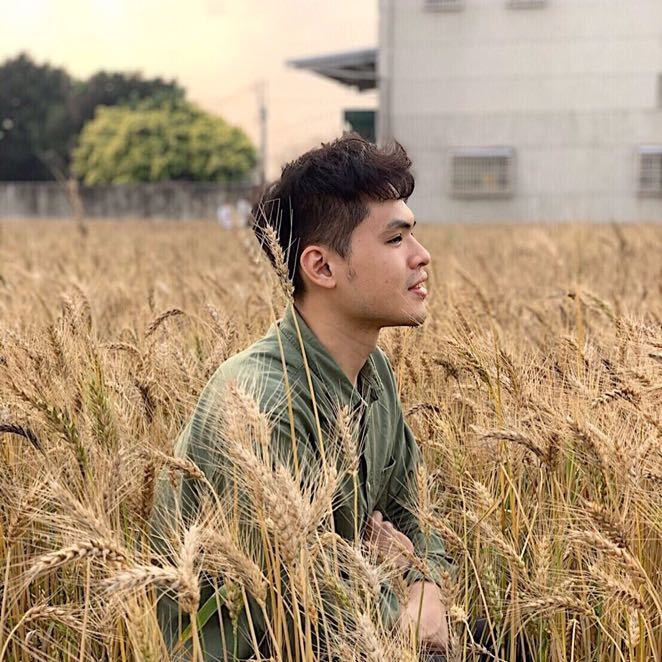
#> input picture labs/wk7/pics/wheat.jpg, 662 x 662 px, found by its file name
$ jupyter execute --allow-errors Lecture10_Exercises.ipynb
#> lines starting #> are read from the running program, lines starting #| are printed output that depends on the picture; long printed decimals are rounded
##Lecture 10 Take-home Exercises.  Discussion is allowed.
Due: March 3, 2021.

Author of exercise part: [Yunting Chiu](https://www.linkedin.com/in/yuntingchiu)

[cell 1]
import matplotlib.pyplot as plt
import numpy as np
from scipy import fftpack
import imageio
import sys
import cv2 as cv
from PIL import Image
from scipy import ndimage

Exericse 0 Basic Image FFT.

DFT or Discrete Fourier Transform is an algorithm that computes the Fourier transform of a digitized (discrete) signal. FFT (Fast Fourier Transform) is an optimized implementation of this transform.

[cell 2]
random_img = np.random.random((256,256))
cv.imwrite('random_img.jpg', random_img)
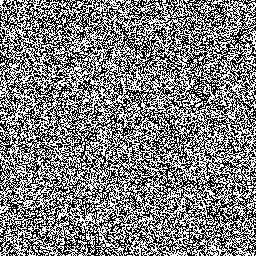
#> saved as random_img.jpg: shape (256, 256); values 0 (black) and 1 (white), 49.9% white in thin lines or dots
Z = np.random.random((256,256))   # Test data

# show the img
random_img = imageio.imread("random_img.jpg")
#> random_img: shape (256, 256); min 0, max 2, mean 0.497
plt.figure()
plt.imshow(random_img)

[cell 3]
# compute the Fast Fourier Transform, finish the code below
f = np.fft.fft2(random_img)  # convert into Fourier spectrum
fshift = np.fft.fftshift(f)  # shifting the origin to 0
magnitude_spectrum = 20*np.log(np.abs(fshift))

plt.figure()
plt.imshow(magnitude_spectrum)

[cell 4]
# display the original image and FFT
plt.subplot(121),plt.imshow(random_img, cmap = 'gray')
plt.title('Input Image'), plt.xticks([]), plt.yticks([])
plt.subplot(122),plt.imshow(magnitude_spectrum, cmap = 'gray')
plt.title('Log Magnitude Spectrum'), plt.xticks([]), plt.yticks([])
plt.show()

[cell 5]
# diagonal image
diag_img = 100*np.identity(255)

# To do compute the FFT
f = np.fft.fft2(diag_img)
fshift = np.fft.fftshift(f)
magnitude_spectrum = 30* np.log(np.abs(fshift))

[cell 6]
# display the original image and FFT
plt.subplot(121),plt.imshow(diag_img, cmap = 'gray')
plt.title('Input Image'), plt.xticks([]), plt.yticks([])
plt.subplot(122),plt.imshow(magnitude_spectrum, cmap = 'gray')
plt.title('Log Magnitude Spectrum'), plt.xticks([]), plt.yticks([])
plt.show()

## Exercise 1 Can you manipulate the fourier spectrum and remove low-frequenty of the image. Can you modify it to remove high frequnecy?

[cell 7]
from google.colab import files
uploadImg = files.upload()
#> the answer given: wheat.jpg

[cell 8]
img = imageio.imread('wheat.jpg', as_gray=True)
#> img: shape (662, 662) float32; min 0, max 254.1, mean 151.1
plt.figure()
plt.imshow(img, cmap='gray')

[cell 9]
# compute the FFT
f = np.fft.fft2(img)
fshift = np.fft.fftshift(f)
magnitude_spectrum = 30*np.log(np.abs(fshift))
#> magnitude_spectrum: shape (662, 662) float64

plt.subplot(121),plt.imshow(img, cmap = 'gray')
plt.title('Input Image'), plt.xticks([]), plt.yticks([])
plt.subplot(122),plt.imshow(magnitude_spectrum, cmap = 'gray')
plt.title('Log Magnitude Spectrum'), plt.xticks([]), plt.yticks([])
plt.show()

[cell 10]
# To do. How do you remove the low frequencies Display the DFT magnitutde and the resulting image here
# To do. how do you remove the high frequency?  Display the DFT magnitutde and the resulting image here
##  The following is the code for inverse FFT
## f_isfhit = np.fft.ifftshift(fshift)
##  img_back = np. fft.ifft2(f_ishift)
##.  img_back = np.abs(img_back)

### Remove the low frequecies: center == 0

[cell 11]
rows, cols = img.shape
#> rows = 662; cols = 662
print(rows, cols) # 662*662
#| 662 662

# center pixel of the img
centerRow, centerCol = round(rows/2), round(cols/2) # slice indices must be integers or None or have an __index__ method
#> centerRow = 331; centerCol = 331
print(centerRow, centerCol)
#| 331 331

fshift[centerRow-10: centerRow+10, centerCol-10:centerCol+10] = 0
print(fshift.max(),fshift.min())
#| (410395.002+159103.47018549274j) (-577291.975+212002.84673099165j)
magnitude_spectrum = 30*np.log(np.abs(fshift))
f_shift = np.fft.ifftshift(fshift) # The inverse of fftshift
img_back = np.fft.ifft2(f_shift) # Compute the 2-dimensional inverse discrete Fourier Transform
img_back = np.abs(img_back) # must be positive values

# plot
plt.subplot(121),plt.imshow(img_back , cmap = 'gray')
plt.title('Remove the low frequecies'), plt.xticks([]), plt.yticks([])
plt.subplot(122),plt.imshow(magnitude_spectrum, cmap = 'gray')
plt.title('DFT Magnitude Spectrum'), plt.xticks([]), plt.yticks([])
plt.show()

### Remove the high frequecies: center == 1

Reference: https://www.bogotobogo.com/python/OpenCV_Python/python_opencv3_Image_Fourier_Transform_FFT_DFT.php

[cell 12]
img = imageio.imread('wheat.jpg', as_gray=True)

f = np.fft.fft2(img)
dft_shift = np.fft.fftshift(f)

rows, cols = img.shape
crows, ccols = round(rows/2), round(cols/2) # centralized
#> crows = 331; ccols = 331

# create a mask first, center square is 1, remaining all zeros
mask = np.zeros((rows, cols), np.uint8) # np.uint8 = Unsigned integer (0 to 255)
mask[crows-30:crows+30, ccols-30:ccols+30] = 1

# apply mask and inverse DFT
fshift = mask*dft_shift
magnitude_spectrum = 30*np.log(np.abs(fshift))
f_shift = np.fft.ifftshift(fshift) # The inverse of fftshift
img_back = np.fft.ifft2(f_shift) # Compute the 2-dimensional inverse discrete Fourier Transform
img_back = np.abs(img_back) # must be positive values

# plot
plt.subplot(121),plt.imshow(img_back , cmap = 'gray')
plt.title('Remove the high frequecies'), plt.xticks([]), plt.yticks([])
plt.subplot(122),plt.imshow(magnitude_spectrum, cmap = 'gray')
plt.title('DFT Magnitude Spectrum'), plt.xticks([]), plt.yticks([])
plt.show()

## Exercise 2. Swich Phase and Magnitude.  read in the Cheetha and Zebra image.
DFT both iamges in Fourier domain and compute magnitude and phase.
You can compute phase and magnitude as this:
magnitude_zebra = 30*np.log(np.abs(fshit)
phase_zabera = np.angle(fshift)

[cell 13]
# Todo  read in cheeta and zebra images
# FFT cheeta image
# compute magnitude
f = np.fft.fft2(img)
fshift = np.fft.fftshift(f)
# compute magnitude
magnitude_cheetah = 30*np.log(np.abs(fshift))
# compute phase
phase_cheetah = np.angle(fshift)
# Todo: repeat above with Zebra
# Todo: Display the original image and the DFT components
# Todo: Please reconstruct the images, please switch phase of zebra and cheeta, and display the final image here

# Cheetah

[cell 14]
# cheeta
cheeta = imageio.imread("c.png", as_gray = True)
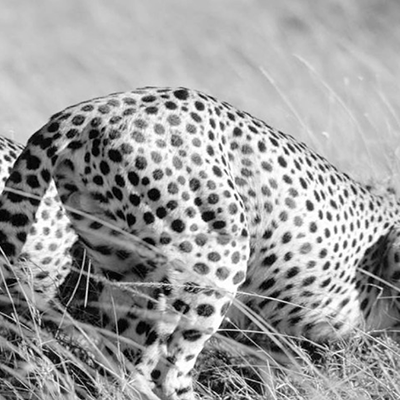
#> input picture labs/wk7/pics/c.png, 400 x 400 px, found by its file name
#> cheeta is the input picture: shape (400, 400) float32; min 0, max 255, mean 159.1
# cheeta = cheeta[:400, :400] # resize
f_c = np.fft.ifft2(cheeta)
fshift_c = np.fft.fftshift(f_c)
# print(fshift_c) # we could find out "j"
magnitude_cheetah = np.abs(fshift_c)
phase_cheetah = np.angle(fshift_c) #compute cheeta
#> phase_cheetah: shape (400, 400) float64

# zebra
zebra= imageio.imread("z.png", as_gray = True)
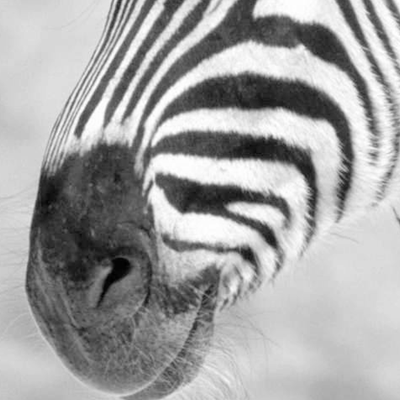
#> input picture labs/wk7/pics/z.png, 400 x 400 px, found by its file name
#> zebra is the input picture: shape (400, 400) float32; min 0, max 255, mean 163
# print(np.shape(zebra))
f_z = np.fft.ifft2(zebra)
fshift_z = np.fft.fftshift(f_z)
magnitude_zebra = np.abs(fshift_z)
phase_zebra = np.angle(fshift_z) #compute cheeta

theta = np.cos(phase_zebra)
re = magnitude_cheetah*theta
im = magnitude_cheetah*np.sin(phase_zebra)

# switch: z = x+jy = er^i*theta
fshift_c = re+1j*im

# inverse
fshift_c = np.fft.ifftshift(fshift_c)
img_back = np.fft.ifft2(fshift_c) # Compute the 2-dimensional inverse discrete Fourier Transform
img_back = np.abs(img_back) # must be positive values
#> img_back: shape (400, 400) float64

# make DFT clear
magnitude_cheetah = 30*np.log(magnitude_cheetah)

# plot
plt.subplot(131),plt.imshow(cheeta , cmap = 'gray')
plt.title('Image'), plt.xticks([]), plt.yticks([])
plt.subplot(132),plt.imshow(magnitude_cheetah, cmap = 'gray')
plt.title('Magnitude DFT'), plt.xticks([]), plt.yticks([])
plt.subplot(133),plt.imshow(img_back, cmap = 'gray')
plt.title('switched'), plt.xticks([]), plt.yticks([])
plt.show()

# Zebra

[cell 15]
# switch phase of zebra
theta = np.cos(phase_cheetah)
re = magnitude_zebra*theta
im = magnitude_zebra*np.sin(phase_cheetah)

# switch: z = x+jy = er^i*theta
fshift_z = re+1j*im

# inverse
fshift_z = np.fft.ifftshift(fshift_z)
img_back = np.fft.ifft2(fshift_z) # Compute the 2-dimensional inverse discrete Fourier Transform
img_back = np.abs(img_back) # must be positive values

# make DFT clear
magnitude_zebra = 30*np.log(magnitude_zebra)
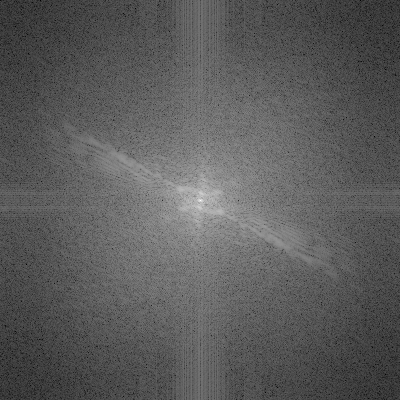
#> magnitude_zebra: shape (400, 400) float64; min -325.9, max 152.8, mean -153.7; drawn with min black and max white

# plot
plt.subplot(131),plt.imshow(zebra , cmap = 'gray')
plt.title('Image'), plt.xticks([]), plt.yticks([])
plt.subplot(132),plt.imshow(magnitude_zebra, cmap = 'gray')
plt.title('Magnitude DFT'), plt.xticks([]), plt.yticks([])
plt.subplot(133),plt.imshow(img_back, cmap = 'gray')
plt.title('switched'), plt.xticks([]), plt.yticks([])
plt.show()

[cell 16]
# testing zone
zebra= imageio.imread("z.png", as_gray = True)
plt.figure()
plt.imshow(zebra, cmap = "gray")

cheeta = imageio.imread("c.png", as_gray = True)
plt.figure()
plt.imshow(cheeta, cmap = "gray")

# Exercise 3: Simple Image De-nosing
 Read in the provided image moonlanding.png, which is heavily contaiinated with periorid noise. In this exercise, we aim to clean up the noise using FFT.
 1. load the image with your favourite lib.
 2. Use the 2DFFT in numpy.fft and plot the spectrum
 3. The specdtrum consists of high and low frequency components. The noise is contained in the high frequency part of the spectrum. So set some of those components to zero.
 4. Apply the inverse FFT to see the resulting image.

 1. load the image with your favourite lib.

[cell 17]
img = imageio.imread("moonlanding.png", as_gray = True)
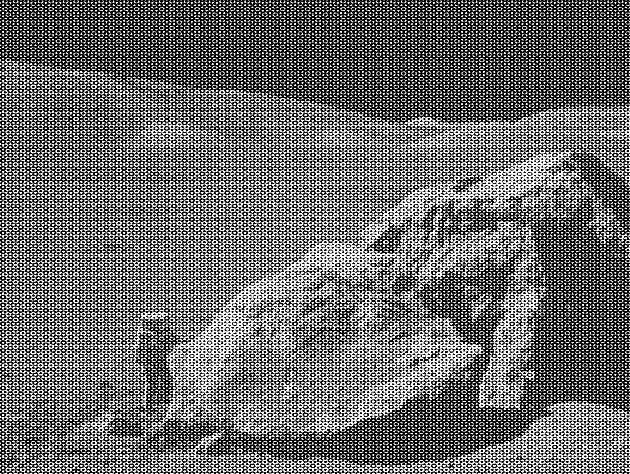
#> input picture labs/wk7/moonlanding.png, 630 x 474 px
#> img is the input picture: shape (474, 630) float32; min 0, max 255, mean 108.1
plt.figure()
plt.imshow(img, cmap='gray')

 2. Use the 2DFFT in numpy.fft and plot the spectrum

[cell 18]
# Use the 2DFFT in numpy.fft and plot the spectrum
f = np.fft.fft2(img)
fshift = np.fft.fftshift(f) # Shift the zero-frequency component to the center of the spectrum
magnitude_spectrum = 30*np.log(np.abs(fshift))
#> magnitude_spectrum: shape (474, 630) float64
plt.title("Log Magnitude Spectrum")
plt.imshow(magnitude_spectrum, cmap='gray')

 3. The specdtrum consists of high and low frequency components. The noise is contained in the high frequency part of the spectrum. So set some of those components to zero.
  4. Apply the inverse FFT to see the resulting image.

[cell 19]
# remove the high frequency
rows, cols = img.shape
#> rows = 474; cols = 630
print(img.shape)
#| (474, 630)
crows, ccols = round(rows/2), round(cols/2) # centralized
#> crows = 237; ccols = 315

# create a mask first, center square is 1, remaining all zeros
mask = np.zeros((rows, cols), np.uint8) # np.uint8 = Unsigned integer (0 to 255)
mask[crows-20:crows+20, ccols-20:ccols+20] = 1
"""
mask[:crows-450, :ccols-605] = 0
mask[crows+450:, ccols+605:] = 0
"""
# apply mask and inverse DFT
print(fshift)
#> (printed output is left out)
fshift = mask*fshift
f_shift = np.fft.ifftshift(fshift) # The inverse of fftshift
img_back = np.fft.ifft2(f_shift) # Compute the 2-dimensional inverse discrete Fourier Transform
img_back = np.abs(img_back) # must be positive values
#> img_back: shape (474, 630) float64

# plot
plt.title('Remove the high frequecies')
plt.imshow(img_back, cmap='gray')

## Exercise 4: Filtering in FFT.  Build a Gaussian filter. Then show you can FFT the filter and the signal, multiply them togheter to low-pass the original image.

#> (a cell that did not finish here is left out)

[cell 21]
# FFT the original image
ftimage = np.fft.fft2(img)
ftimage = np.fft.fftshift(ftimage)
plt.imshow(np.log(np.abs(ftimage)),cmap='gray')
plt.show()

[cell 22]
# Build and apply a Gaussian filter and make sure the size is correct
sigmax, sigmay = 30, 30
#> (the rest of this cell did not finish here and is left out)

#> (a cell that did not finish here is left out)

[cell 24]
# TODO: filtering in Fourier Domain
# TDDo : # Finally, take the inverse transform and show the blurred image

[cell 25]
# Blur the grayscale image by a Guassian filter with kernel size of 10
imBlur = cv.blur(img, (5, 5))
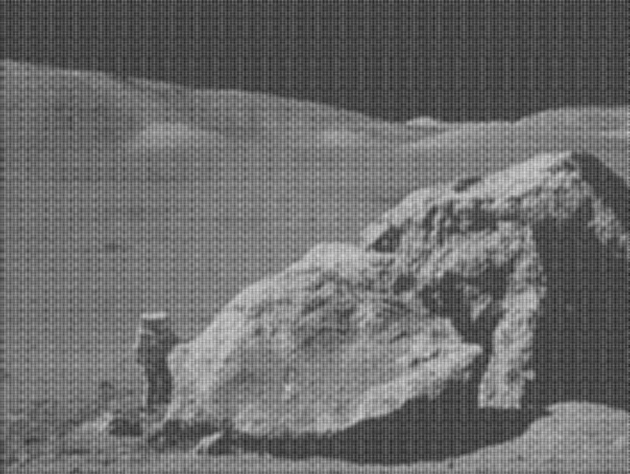
#> imBlur: shape (474, 630) float32; min 34, max 217.4, mean 108

# transform the image to frequency domain
f = np.fft.fft2(imBlur)

# Bring the zero-frequency component to the center
fshift = np.fft.fftshift(f)
magnitude_spectrum = 30*np.log(np.abs(fshift))

# Build and apply a Gaussian filter and make sure the size is correct
ncols, nrows = img.shape
#> ncols = 474; nrows = 630
sigmax, sigmay = 30, 30
cy, cx = round(nrows/2), round(ncols/2)
#> cy = 315; cx = 237
x = np.linspace(0, nrows, nrows)
#> x = 630 values from 0 to 630
y = np.linspace(0, ncols, ncols)
X, Y = np.meshgrid(x, y)
gmask = np.exp(-(((X-cx)/sigmax)**2 + ((Y-cy)/sigmay)**2))

"""
# remove the high frequencies
rows, cols = img.shape
crows, ccols = round(rows/2), round(cols/2) # centralized
mask = np.zeros((rows, cols), np.uint8) # np.uint8 = Unsigned integer (0 to 255)
mask[crows-20:crows+20, ccols-20:ccols+20] = 1
"""

# appling in Gaussian filter and inverse DFT
fshift = gmask*fshift

#inverse back
f_ishift = np.fft.ifftshift(fshift)
img_back = np.fft.ifft2(f_ishift)
img_back = np.abs(img_back)

plt.subplot(131),plt.imshow(img, cmap = 'gray')
plt.title('Input Image'), plt.xticks([]), plt.yticks([])
plt.subplot(132),plt.imshow(magnitude_spectrum, cmap = 'gray')
plt.title('Magnitude Spectrum'), plt.xticks([]), plt.yticks([])
plt.subplot(133),plt.imshow(img_back, cmap = "gray")
plt.title('HPF and blurred'), plt.xticks([]), plt.yticks([])
plt.show()

## Exercise 5, how do you highpass filter the image in FFT domain?
## step one: create a high pass filter in FD and then perform convolution in FD?
# Hint: many ways to create high pass filter 1) sobel, 2) subtract from low-pass
# 3) or something like this:
#kernel = np.array([[-1, -1, -1],
 #                  [-1,  8, -1],
  #                 [-1, -1, -1]])

- Applying a low pass filter in the frequency domain means zeroing all frequency components above a cut-off frequency. As expected the high frequency components have been removed.
- Low pass filter: remove high freq component, keep low freq. Smoothen image. remove noise.
- High pass filter: remove low freq component, keep high freq. sharpen image. no background.
- Reference: http://paulbourke.net/miscellaneous/imagefilter/

[cell 26]
# Todo: use the above image example, finish the high-passing

[cell 27]
img = imageio.imread('my.jpg',as_gray = True)
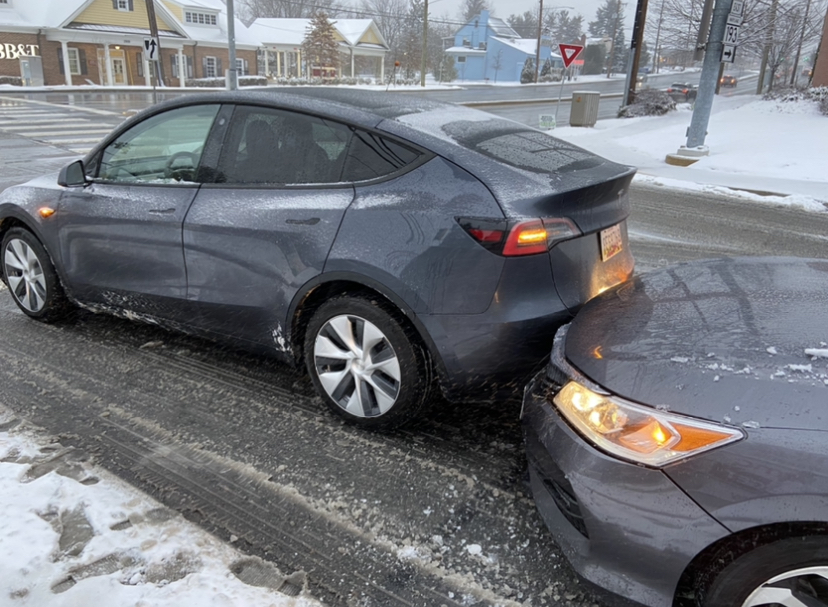
#> input picture labs/wk7/pics/my.jpg, 828 x 607 px, found by its file name
#> img: shape (607, 828) float32; min 0, max 255, mean 115.9
plt.figure()
plt.title("original img")
plt.imshow(img, cmap='gray')

def highpassFilter(img):
  f = np.fft.fft2(img)
  fshift = np.fft.fftshift(f)

  rows, cols = img.shape
  centerRow, centerCol = round(rows/2), round(cols/2)
  print(centerRow, centerCol)
#| 304 414

  fshift[centerRow-20: centerRow+20, centerCol-20:centerCol+20] = 0
  magnitude_spectrum = 30*np.log(np.abs(fshift))
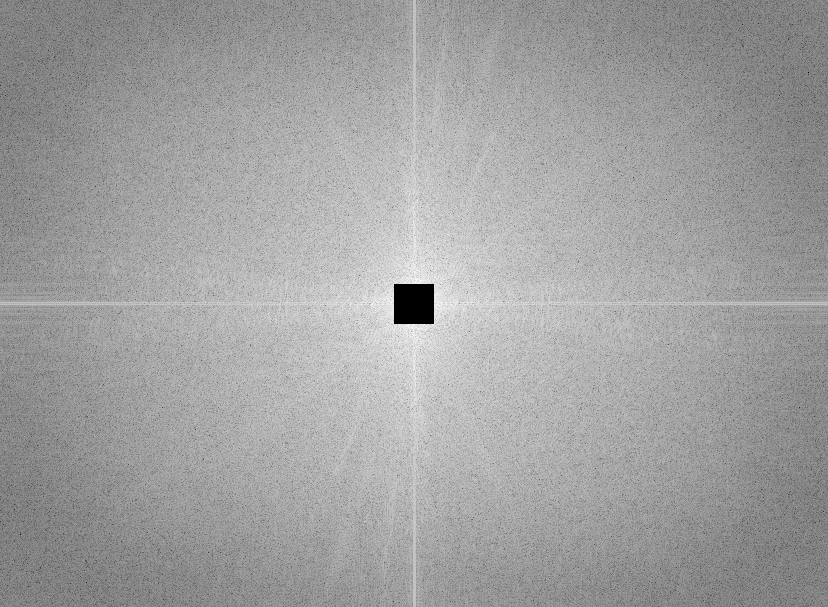
#> magnitude_spectrum: shape (607, 828) float64; 0.32% of the values are NaN or infinite; the others: min -19.16, max 393.1, mean 241.7; drawn with min black, max white, NaN and infinite black
  f_shift = np.fft.ifftshift(fshift) # The inverse of fftshift
  img_back = np.fft.ifft2(f_shift) # Compute the 2-dimensional inverse discrete Fourier Transform
  img_back = np.abs(img_back) # must be positive values
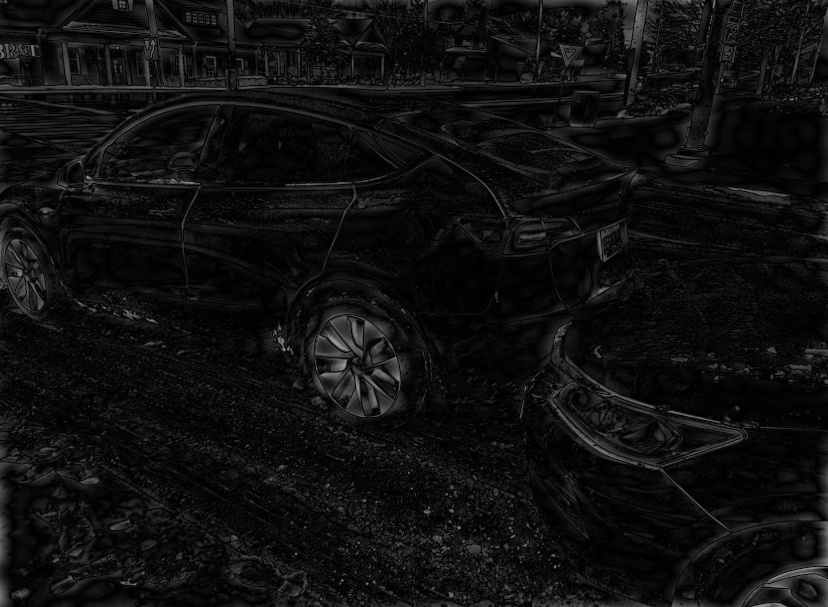
#> img_back: shape (607, 828) float64; min 0.00383, max 155, mean 16
  plt.figure()
  plt.title("img after HPF")
  plt.imshow(img_back, cmap = "gray")

highpassFilter(img)

[cell 28]
def plot(data, title):
    plot.i += 1
    plt.subplot(2,2,plot.i)
    plt.imshow(data)
    plt.gray()
    plt.title(title)
plot.i = 0

# Load the data...
im = img
data = np.array(im, dtype=float)
plot(data, 'Original')

# A very simple and very narrow highpass filter
kernel = np.array([[-1, -1, -1],
                   [-1,  8, -1],
                   [-1, -1, -1]])
highpass_3x3 = ndimage.convolve(data, kernel)
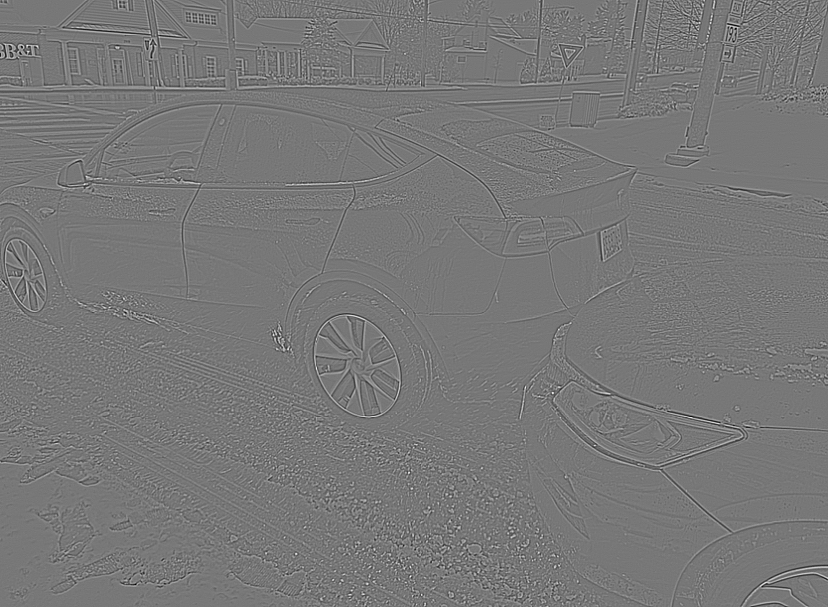
#> highpass_3x3: shape (607, 828) float64; min -576.3, max 648.3, mean 0; drawn with min black and max white
# A slightly "wider", but sill very simple highpass filter
kernel = np.array([[-1, -1, -1, -1, -1],
                   [-1,  1,  2,  1, -1],
                   [-1,  2,  4,  2, -1],
                   [-1,  1,  2,  1, -1],
                   [-1, -1, -1, -1, -1]])
highpass_5x5 = ndimage.convolve(data, kernel)
plot(highpass_5x5, 'Simple 5x5 Highpass')

# Another way of making a highpass filter is to simply subtract a lowpass
# filtered image from the original. Here, we'll use a simple gaussian filter
# to "blur" (i.e. a lowpass filter) the original.
lowpass = ndimage.gaussian_filter(data, 3)
gauss_highpass = data - lowpass
plot(gauss_highpass, r'Gaussian Highpass, $\sigma = 3 pixels$')

plt.show()
plot(highpass_3x3, 'Simple 3x3 Highpass')
